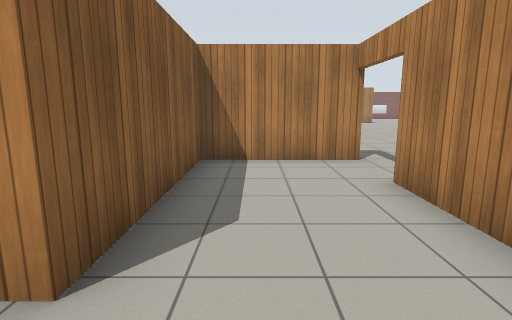
view 1 (above)

20 first-person views from a walk through a robot-simulator world made for Gazebo. The camera is 1.2 m above the floor, tilts 10° down and sees 80° across. The floor is counted in squares, 1 m on a side. Each view is taken from the middle of a square. On the plan, view 1 faces up. The plan holds only what a view shows up to about 13 squares ahead; the rest is blank. Gazebo's built-in surfaces are drawn with simple patterns.

view 2
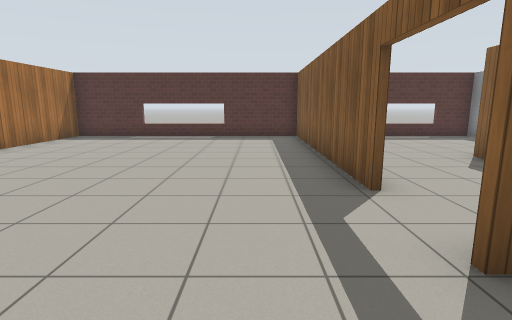

view 3
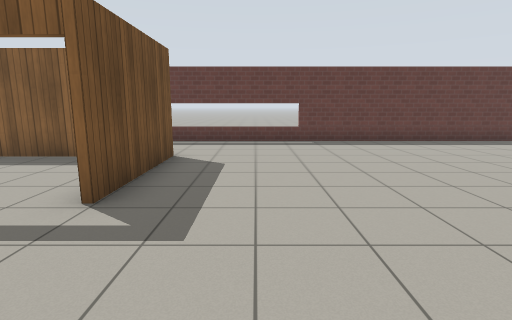

view 4
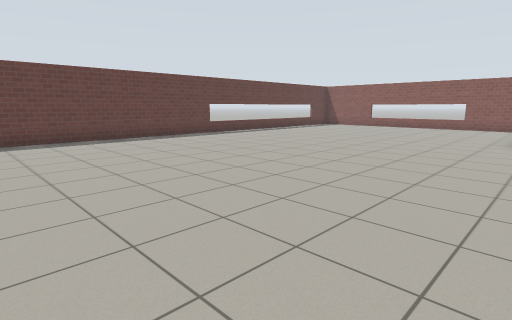

view 5
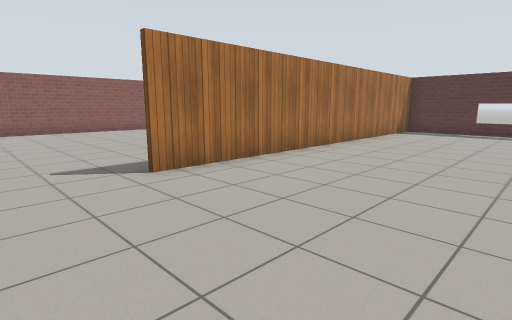

view 6
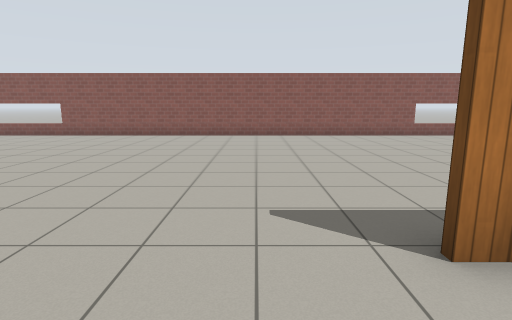

view 7
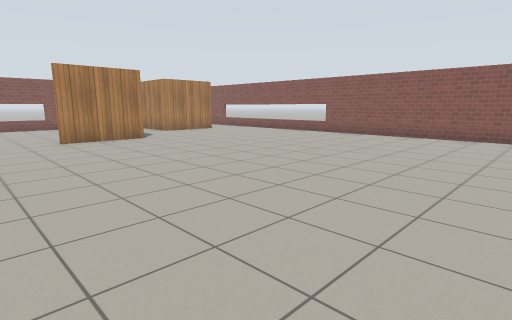

view 8
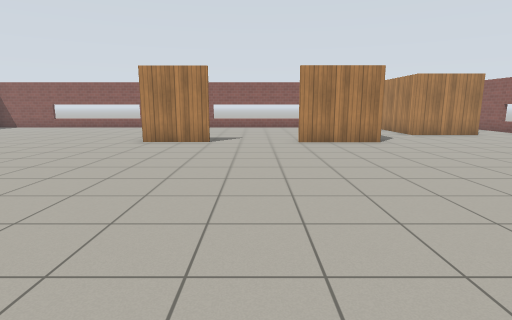

view 9
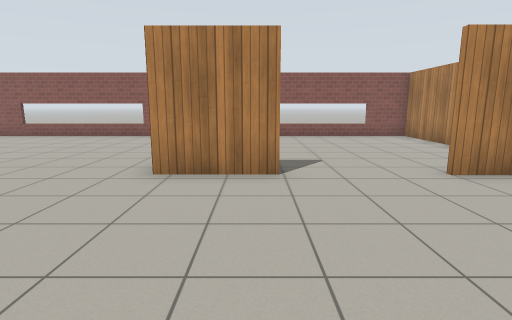

view 10
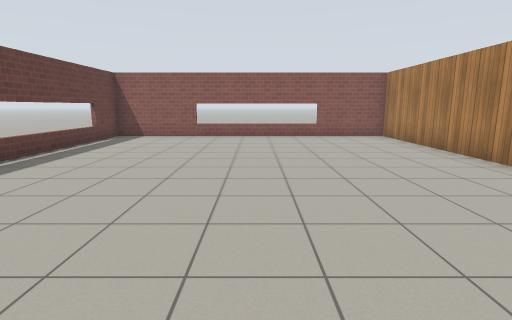

view 11
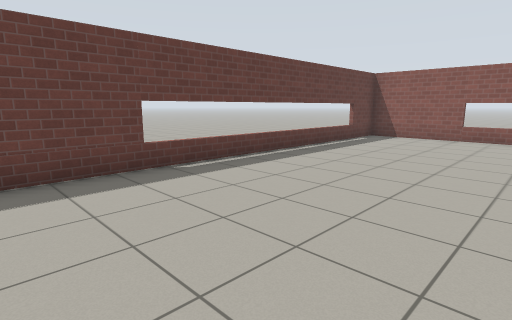

view 12
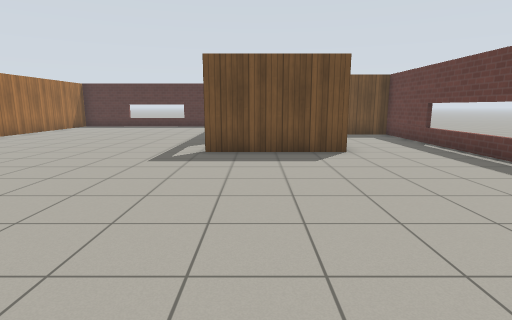

view 13
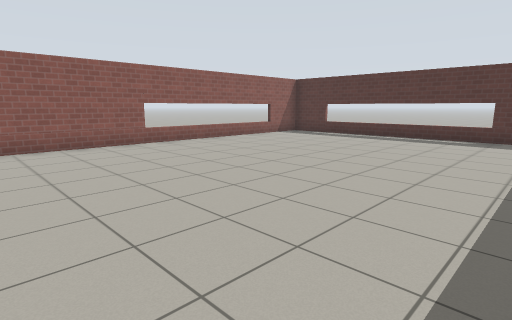

view 14
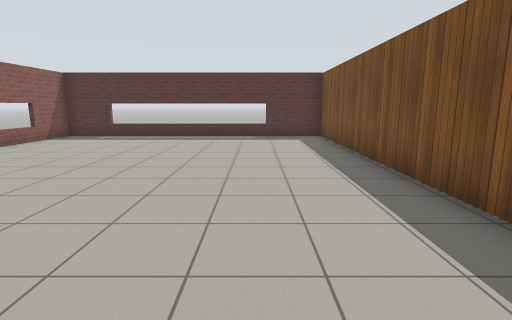

view 15
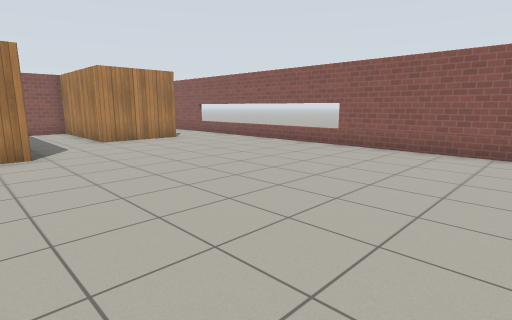

view 16
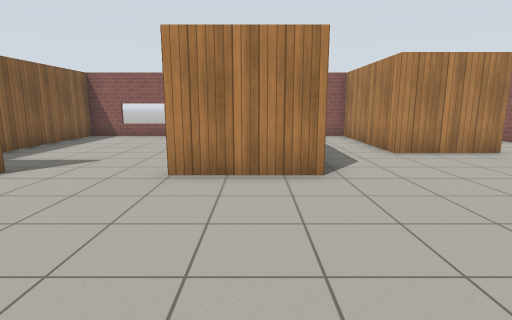

view 17
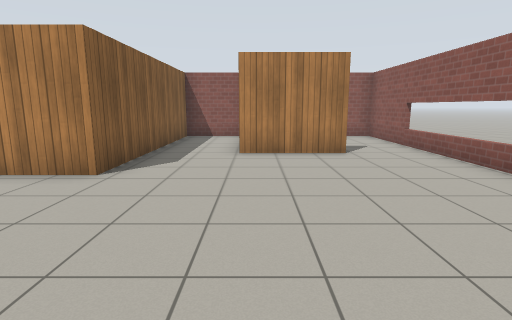

view 18
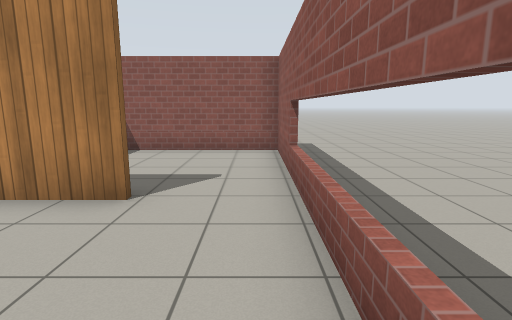

view 19
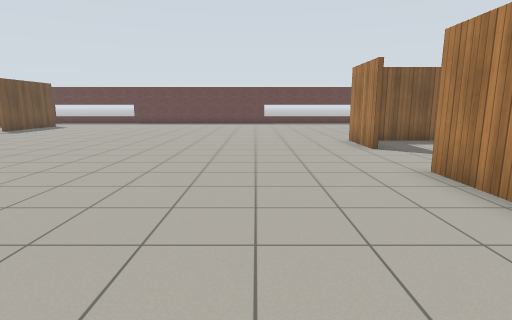

view 20
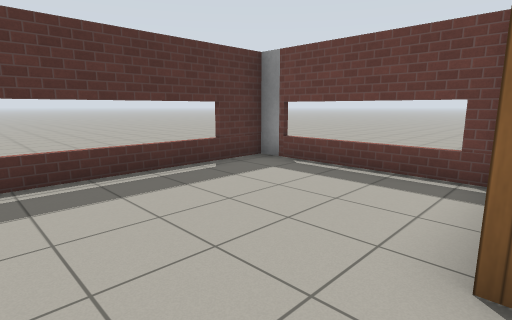

### Floor plan
Ten units are one square. View 1 is at (0, 0); x grows to the right and y downward. Boxes are objects, and circles mark ways between rooms. Rooms are numbered by the first view taken in them; rooms with no view inside come last. Other rooms are left out.
<svg viewBox="-51 -299 272 339">
<path fill="none" stroke="#000" d="M-46 -14 -46 34 6 34M22 -24 22 -48M24 -68 -13 -68 -13 -16M114 -60 114 35M85 -222 61 -222M62 -230 62 -294M23 -48 23 34 216 34 216 -244M-15 -70 24 -70M141 -264 141 -294M194 -248 166 -248 166 -294 -46 -294 -46 -19 -29 -19M63 -294 63 -232M112 35 112 -95M142 -294 142 -222 114 -222M216 -244 216 -294 174 -294"/>
<circle cx="20" cy="-60" r="3" fill="#2a7"/>
<circle cx="205" cy="-250" r="3" fill="#2a7"/>
<text x="-10" y="0">1</text>
<text x="90" y="-130">2</text>
<text x="200" y="-270">3</text>
</svg>
Room 1 opens to room 2. Room 2 opens to room 3.

Where each view was taken, in squares from view 1:
view 1: 0 up, 0 right, facing up
view 2: 9 up, 4 right, facing down
view 3: 9 up, 6 right, facing left
view 4: 11 up, 7 right, facing up-left
view 5: 12 up, 6 right, facing down-right
view 6: 11 up, 9 right, facing right
view 7: 11 up, 9 right, facing up-right
view 8: 12 up, 10 right, facing up
view 9: 17 up, 8 right, facing up
view 10: 17 up, 1 right, facing up
view 11: 17 up, 1 right, facing up-left
view 12: 15 up, 1 right, facing down
view 13: 9 up, 12 right, facing down-right
view 14: 9 up, 14 right, facing down
view 15: 14 up, 13 right, facing up-right
view 16: 17 up, 13 right, facing up
view 17: 17 up, 17 right, facing up
view 18: 21 up, 21 right, facing up
view 19: 19 up, 17 right, facing left
view 20: 2 up, 1 right, facing down-left
